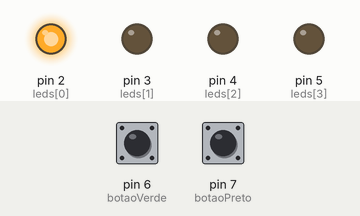
Recording of a sketch running on a simulated Arduino Uno, built with avr-gcc and run on an emulated ATmega328P. Parts: output pins drawn as LEDs (lit = HIGH). Dashed ring = blinking. The inputs (shaded band) are chosen by the test bench; at power-on: pin 6 (botaoVerde) HIGH, pin 7 (botaoPreto) HIGH.

Above: at 1.2 s.
1.3 s: pin 6 (botaoVerde) pulled LOW for 3.2 s
At 4.9 s:
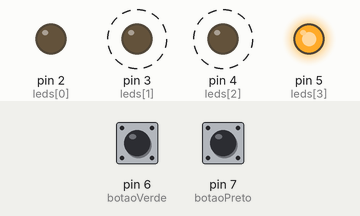
6.0 s: pin 6 (botaoVerde) pulled LOW for 0.15 s
At 7.2 s:
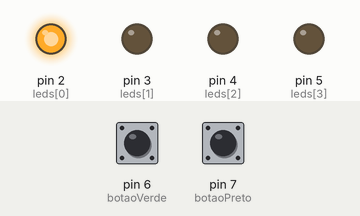
7.6 s: pin 6 (botaoVerde) pulled LOW for 1 s
At 9.0 s:
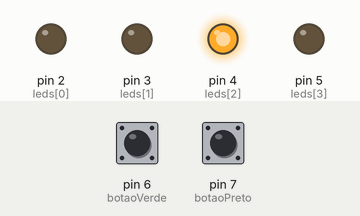
Timing chart, 0 to 10.6 s (numbered marks = the images above; inputs shaded):
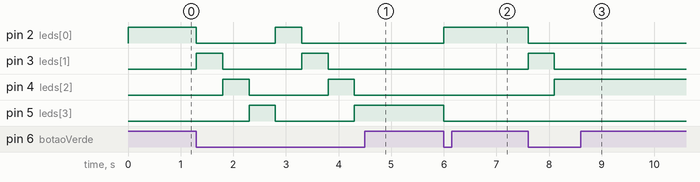

The sketch:

desafioBotao.ino
```cpp
#define botaoVerde 6
#define botaoPreto 7
int i =0;
int leds[4] = {2,3,4,5};

void setup() {
   for(int i=0; i<4;i++){
    pinMode(leds[i],OUTPUT);
  }
  pinMode(botaoVerde, INPUT_PULLUP);
  pinMode(botaoPreto, INPUT_PULLUP);
  digitalWrite(leds[i], 1);
}

void loop() {
    if(digitalRead(botaoVerde) == 0){
      digitalWrite(leds[i], 0);
      i++;
      if(i>3){
        i=0;
      }
      digitalWrite(leds[i], 1);
      delay(500);
    }

    if(digitalRead(botaoPreto) == 0){
      digitalWrite(leds[i], 0);
      i--;
      if(i<0){
        i=3;
      }
      digitalWrite(leds[i], 1);
      delay(500);
    }


}
```

Measured:
- after the input at 1.3 s, pin 2 (leds[0]): HIGH → LOW at once, → HIGH 1.5 s later, → LOW 0.50 s later; pin 3 (leds[1]): alternates HIGH for 0.50 s and LOW for 1.5 s, starting at once; pin 4 (leds[2]): alternates HIGH for 0.50 s and LOW for 1.5 s, starting after 0.50 s; pin 5 (leds[3]): LOW → HIGH after 1.0 s, → LOW 0.50 s later, → HIGH 1.5 s later
- after the input at 6.0 s, pin 2 (leds[0]): LOW → HIGH at once; pin 5 (leds[3]): HIGH → LOW at once
- after the input at 7.6 s, pin 2 (leds[0]): HIGH → LOW at once; pin 3 (leds[1]): LOW → HIGH at once, → LOW 0.50 s later; pin 4 (leds[2]): LOW → HIGH after 0.50 s
